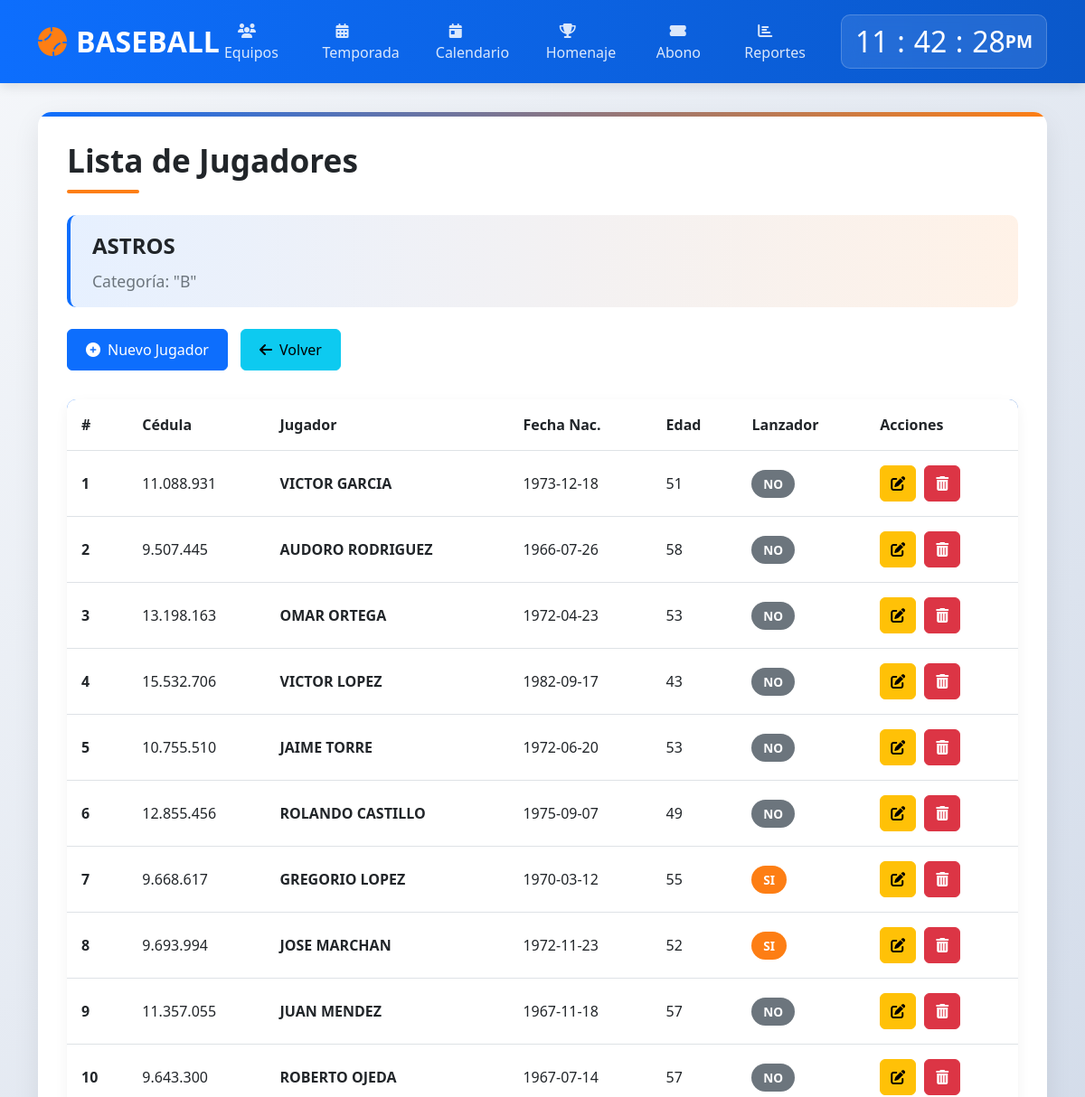
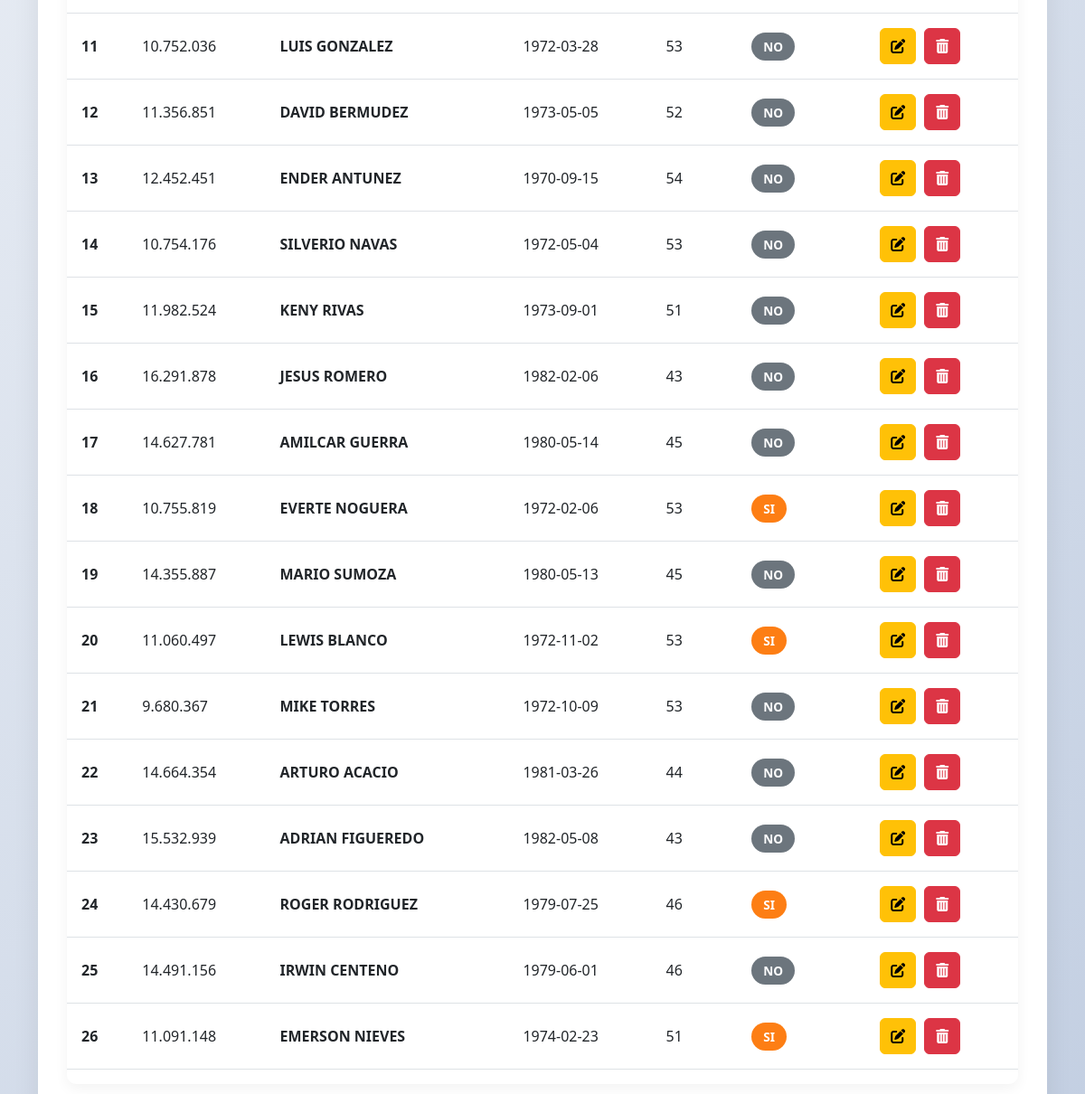
/modulos/jugadores/list.php?id=5&cat=B, run on the app's committed database (2 pictures, top to bottom).
### tables this page shows
CREATE TABLE `equipos` (
  `id_team` int(10) NOT NULL,
  `nom_team` varchar(50) NOT NULL,
  `n_jugadores` int(100) DEFAULT NULL,
  `categoria` varchar(1) NOT NULL,
  `manager` varchar(100) DEFAULT NULL,
  `delegado` varchar(100) DEFAULT NULL,
  `subdelegado` varchar(100) DEFAULT NULL
);

CREATE TABLE `jugadores` (
  `id_player` int(100) NOT NULL,
  `id_team` int(10) NOT NULL,
  `cedula` varchar(20) DEFAULT NULL,
  `nombre` varchar(50) DEFAULT NULL,
  `apellido` varchar(50) DEFAULT NULL,
  `fecha` date DEFAULT NULL,
  `edad` int(100) DEFAULT NULL,
  `lanzador` int(1) DEFAULT NULL,
  `categoria` varchar(1) NOT NULL
);

### modulos/jugadores/list.php (the view, shortened to what this page needs)
<?php
$con = conectar();
$id = isset($_REQUEST['id']) ? intval($_REQUEST['id']) : 0;
$cat = isset($_REQUEST['cat']) ? mysqli_real_escape_string($con, $_REQUEST['cat']) : '';
$revisar = "SELECT * FROM equipos WHERE id_team = $id";
$query = mysqli_query($con, $revisar);
$data = mysqli_fetch_array($query);
?>
<!DOCTYPE html>
<html lang="es">
<head>
    <link href="https://cdn.jsdelivr.net/npm/bootstrap@5.3.0/dist/css/bootstrap.min.css" rel="stylesheet">
    <link rel="stylesheet" href="https://cdnjs.cloudflare.com/ajax/libs/font-awesome/6.4.0/css/all.min.css">
</head>
<body>
    <header class="header">
        <div class="container">
            <div class="d-flex justify-content-between align-items-center">
                <a href="../../" class="logo">
                    <i class="fas fa-baseball-ball"></i>BASEBALL
                </a>
                <ul class="navigation">
                    <li><a href="../equipos/"><i class="fas fa-users"></i> Equipos</a></li>
                    <li><a href="../juego/"><i class="fas fa-calendar-alt"></i> Temporada</a></li>
                    <li><a href="../calendario/"><i class="fas fa-calendar-day"></i> Calendario</a></li>
                    <li><a href="../homenaje/homenaje.php"><i class="fas fa-trophy"></i> Homenaje</a></li>
                    <li><a href="../abonos/"><i class="fas fa-ticket-alt"></i> Abono</a></li>
                    <li><a href="../reporte/reporte.php"><i class="fas fa-chart-bar"></i> Reportes</a></li>
                </ul>
                <div class="clock-container">
                    <div class="clock">
                        <h2 id="hour">00</h2><h2 class="dot">:</h2>
                        <h2 id="minute">00</h2><h2 class="dot">:</h2>
                        <h2 id="seconds">00</h2><span id="ampm">AM</span>
                    </div>
                </div>
            </div>
        </div>
    </header>
    <main class="main-content">
        <div class="container">
            <div class="players-container">
                <h1 class="page-title">Lista de Jugadores</h1>
                <div class="team-info">
                    <div class="team-name"><?php echo htmlspecialchars($data['nom_team'] ?? ''); ?></div>
                    <div class="team-category">Categoría: "<?php echo htmlspecialchars($cat); ?>"</div>
                </div>
                <div class="action-buttons mb-4">
                    <a href="form.php?id=<?php echo $id; ?>&cat=<?php echo urlencode($cat); ?>" class="btn btn-primary">
                        <i class="fas fa-plus-circle me-2"></i>Nuevo Jugador
                    </a>
                    <a href="../equipos/nomina.php?cat=<?php echo urlencode($cat); ?>" class="btn btn-info">
                        <i class="fas fa-arrow-left me-2"></i>Volver
                    </a>
                </div>
                <div class="table-container">
                    <div class="table-responsive">
                        <table class="table table-hover">
                            <thead>
                                <tr>
                                    <th scope="col">#</th>
                                    <th scope="col">Cédula</th>
                                    <th scope="col">Jugador</th>
                                    <th scope="col">Fecha Nac.</th>
                                    <th scope="col">Edad</th>
                                    <th scope="col">Lanzador</th>
                                    <th scope="col">Acciones</th>
                                </tr>
                            </thead>
                            <tbody>
                                <?php
                                $obtener = "SELECT * FROM jugadores WHERE id_team = $id";
                                $query = mysqli_query($con, $obtener);
                                if (!$query) {
                                    echo "<tr><td colspan='7' class='text-center text-danger'>Error en la consulta: " . mysqli_error($con) . "</td></tr>";
                                } else {
                                    $num = mysqli_num_rows($query);
                                    if ($num > 0) {
                                        for ($i = 1; $i <= $num; ++$i) {
                                            $playerData = mysqli_fetch_array($query);
                                            $isPitcher = !empty($playerData['lanzador']);
                                ?>
                                            <tr>
                                                <th scope="row"><?php echo $i; ?></th>
                                                <td><?php echo htmlspecialchars($playerData['cedula']); ?></td>
                                                <td class="fw-bold"><?php echo htmlspecialchars($playerData['nombre'] . " " . $playerData['apellido']); ?></td>
                                                <td><?php echo htmlspecialchars($playerData['fecha']); ?></td>
                                                <td><?php echo htmlspecialchars($playerData['edad']); ?></td>
                                                <td>
                                                    <span class="<?php echo $isPitcher ? 'badge-pitcher' : 'badge-not-pitcher'; ?>">
                                                        <?php echo $isPitcher ? 'SI' : 'NO'; ?>
                                                    </span>
                                                </td>
                                                <td>
                                                    <a href="formedit.php?id=<?php echo $playerData['id_player']; ?>&cat=<?php echo urlencode($cat); ?>" class="btn btn-warning btn-action" data-bs-toggle="tooltip" title="Editar">
                                                        <i class="fas fa-edit"></i>
                                                    </a>
                                                    <a href="deletplayer.php?id=<?php echo $playerData['id_player']; ?>&cat=<?php echo urlencode($cat); ?>" class="btn btn-danger btn-action" data-bs-toggle="tooltip" title="Eliminar" onclick="return confirm('¿Estás seguro de que deseas eliminar este jugador?');">
                                                        <i class="fas fa-trash-alt"></i>
                                                    </a>
                                                </td>
                                            </tr>
                                <?php
                                        }
                                    }
                                }
                                ?>
                            </tbody>
                        </table>
                    </div>
                </div>
            </div>
        </div>
    </main>
</body>
</html>

### modulos/jugadores/list.php (style rules this page uses)
:root { --primary-color: #0d6efd; --secondary-color: #fd7e14; --dark-color: #212529; --light-color: #f8f9fa; }
body { font-family: 'Segoe UI', Tahoma, Geneva, Verdana, sans-serif; background: linear-gradient(135deg, #f5f7fa 0%, #c3cfe2 100%); min-height: 100vh; margin: 0; padding: 0; color: #333; }
.header { background: linear-gradient(90deg, var(--primary-color) 0%, #0a58ca 100%); color: white; padding: 1rem 0; box-shadow: 0 4px 12px rgba(0, 0, 0, 0.1); position: sticky; top: 0; z-index: 1000; }
.logo { font-size: 2rem; font-weight: 700; color: white; text-decoration: none; display: flex; align-items: center; }
.logo i { margin-right: 10px; color: var(--secondary-color); }
.navigation { display: flex; list-style: none; margin: 0; padding: 0; }
.navigation li { margin: 0 5px; }
.navigation a { color: rgba(255, 255, 255, 0.85); text-decoration: none; padding: 10px 15px; border-radius: 6px; transition: all 0.3s; font-weight: 500; }
.clock-container { background: rgba(255, 255, 255, 0.1); border-radius: 10px; padding: 10px 15px; backdrop-filter: blur(10px); border: 1px solid rgba(255, 255, 255, 0.2); }
.clock { display: flex; align-items: center; color: white; font-size: 1.2rem; font-weight: 600; }
.clock h2 { margin: 0; min-width: 28px; text-align: center; }
.dot { margin: 0 5px; }
.main-content { padding: 2rem 0; }
.players-container { background: white; border-radius: 15px; box-shadow: 0 10px 30px rgba(0, 0, 0, 0.08); padding: 2rem; position: relative; overflow: hidden; }
.players-container::before { content: ''; position: absolute; top: 0; left: 0; width: 100%; height: 5px; background: linear-gradient(90deg, var(--primary-color) 0%, var(--secondary-color) 100%); }
.page-title { font-size: 2.2rem; font-weight: 700; color: var(--dark-color); margin-bottom: 1.5rem; position: relative; padding-bottom: 15px; }
.page-title::after { content: ''; position: absolute; bottom: 0; left: 0; width: 80px; height: 4px; background: var(--secondary-color); border-radius: 2px; }
.team-info { background: linear-gradient(90deg, rgba(13, 110, 253, 0.1) 0%, rgba(253, 126, 20, 0.1) 100%); border-radius: 10px; padding: 1rem 1.5rem; margin-bottom: 1.5rem; border-left: 4px solid var(--primary-color); }
.team-name { font-size: 1.5rem; font-weight: 600; color: var(--dark-color); margin-bottom: 0.5rem; }
.team-category { font-size: 1.1rem; color: #6c757d; }
.action-buttons .btn { margin-right: 10px; border-radius: 6px; font-weight: 500; padding: 10px 20px; }
.table-container { margin-top: 2rem; border-radius: 10px; overflow: hidden; box-shadow: 0 5px 15px rgba(0, 0, 0, 0.05); }
.table thead { background: linear-gradient(90deg, var(--primary-color) 0%, #0a58ca 100%); color: white; }
.table th { padding: 1rem; font-weight: 600; vertical-align: middle; }
.table td { padding: 1rem; vertical-align: middle; }
.btn-action { padding: 0.5rem; width: 40px; height: 40px; display: inline-flex; align-items: center; justify-content: center; border-radius: 6px; margin-right: 5px; }
.badge-pitcher { background: var(--secondary-color); color: white; padding: 0.4rem 0.8rem; border-radius: 20px; font-weight: 600; font-size: 0.85rem; }
.badge-not-pitcher { background: #6c757d; color: white; padding: 0.4rem 0.8rem; border-radius: 20px; font-weight: 600; font-size: 0.85rem; }

### data on the page
equipos: nom_team "ASTROS"
jugadores: cedula "11.088.931", nombre+apellido "VICTOR GARCIA", fecha "1973-12-18", edad "51", lanzador "NO"
jugadores: cedula "9.507.445", nombre+apellido "AUDORO RODRIGUEZ", fecha "1966-07-26", edad "58", lanzador "NO"
jugadores: cedula "13.198.163", nombre+apellido "OMAR ORTEGA", fecha "1972-04-23", edad "53", lanzador "NO"
jugadores: cedula "15.532.706", nombre+apellido "VICTOR LOPEZ", fecha "1982-09-17", edad "43", lanzador "NO"
jugadores: cedula "10.755.510", nombre+apellido "JAIME TORRE", fecha "1972-06-20", edad "53", lanzador "NO"
jugadores: cedula "12.855.456", nombre+apellido "ROLANDO CASTILLO", fecha "1975-09-07", edad "49", lanzador "NO"
jugadores: cedula "9.668.617", nombre+apellido "GREGORIO LOPEZ", fecha "1970-03-12", edad "55", lanzador "SI"
jugadores: cedula "9.693.994", nombre+apellido "JOSE MARCHAN", fecha "1972-11-23", edad "52", lanzador "SI"
jugadores: cedula "11.357.055", nombre+apellido "JUAN MENDEZ", fecha "1967-11-18", edad "57", lanzador "NO"
jugadores: cedula "9.643.300", nombre+apellido "ROBERTO OJEDA", fecha "1967-07-14", edad "57", lanzador "NO"
jugadores: cedula "10.752.036", nombre+apellido "LUIS GONZALEZ", fecha "1972-03-28", edad "53", lanzador "NO"
jugadores: cedula "11.356.851", nombre+apellido "DAVID BERMUDEZ", fecha "1973-05-05", edad "52", lanzador "NO"
jugadores: cedula "12.452.451", nombre+apellido "ENDER ANTUNEZ", fecha "1970-09-15", edad "54", lanzador "NO"
jugadores: cedula "10.754.176", nombre+apellido "SILVERIO NAVAS", fecha "1972-05-04", edad "53", lanzador "NO"
jugadores: cedula "11.982.524", nombre+apellido "KENY RIVAS", fecha "1973-09-01", edad "51", lanzador "NO"
jugadores: cedula "16.291.878", nombre+apellido "JESUS ROMERO", fecha "1982-02-06", edad "43", lanzador "NO"
jugadores: cedula "14.627.781", nombre+apellido "AMILCAR GUERRA", fecha "1980-05-14", edad "45", lanzador "NO"
jugadores: cedula "10.755.819", nombre+apellido "EVERTE NOGUERA", fecha "1972-02-06", edad "53", lanzador "SI"
jugadores: cedula "14.355.887", nombre+apellido "MARIO SUMOZA", fecha "1980-05-13", edad "45", lanzador "NO"
jugadores: cedula "11.060.497", nombre+apellido "LEWIS BLANCO", fecha "1972-11-02", edad "53", lanzador "SI"
jugadores: cedula "9.680.367", nombre+apellido "MIKE TORRES", fecha "1972-10-09", edad "53", lanzador "NO"
jugadores: cedula "14.664.354", nombre+apellido "ARTURO ACACIO", fecha "1981-03-26", edad "44", lanzador "NO"
jugadores: cedula "15.532.939", nombre+apellido "ADRIAN FIGUEREDO", fecha "1982-05-08", edad "43", lanzador "NO"
jugadores: cedula "14.430.679", nombre+apellido "ROGER RODRIGUEZ", fecha "1979-07-25", edad "46", lanzador "SI"
jugadores: cedula "14.491.156", nombre+apellido "IRWIN CENTENO", fecha "1979-06-01", edad "46", lanzador "NO"
jugadores: cedula "11.091.148", nombre+apellido "EMERSON NIEVES", fecha "1974-02-23", edad "51", lanzador "SI"

### other printed values
$cat "B"
